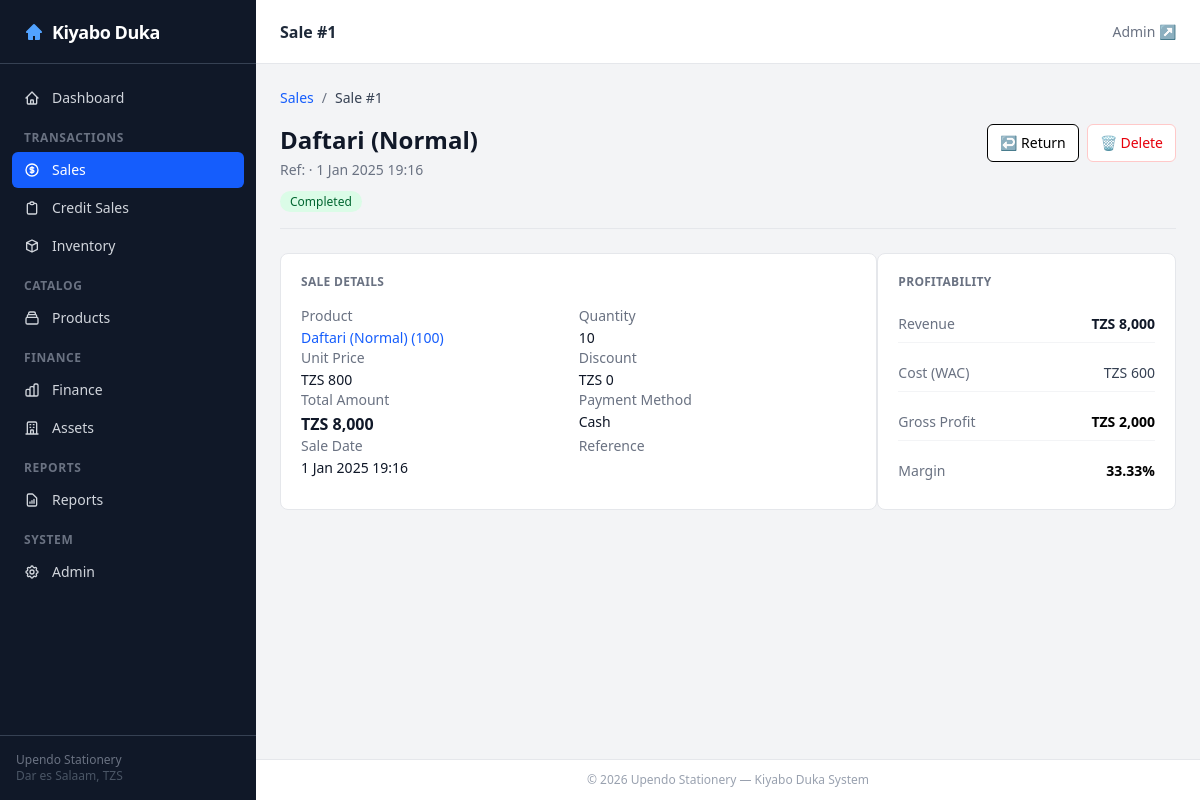
Page /sales/sale/1/ on the committed database.
### sales/models.py (models this page shows, shortened)
class Sale(TimestampedModel, ActionMixin):
    product_spec = models.ForeignKey(ProductSpec, on_delete=models.PROTECT, related_name='sales')
    quantity = models.PositiveIntegerField(default=1)
    unit_price = models.DecimalField(max_digits=15, decimal_places=2)
    discount = models.DecimalField(max_digits=15, decimal_places=2, default=0)
    sale_date = models.DateTimeField(default=timezone.now)
    payment_method = models.ForeignKey(PaymentMethod, on_delete=models.PROTECT, null=True, blank=True)
    notes = models.TextField(blank=True)
    reference_number = models.CharField(max_length=50, blank=True, db_index=True)
    class Meta:
        ordering = ['-sale_date']
    @property
    def amount(self):
        return (self.quantity * self.unit_price) - self.discount
    def get_delete_url(self):
        from django.urls import reverse
        return reverse('sales:sale_delete', kwargs={'pk': self.pk})
    def get_return_url(self):
        from django.urls import reverse
        return reverse('sales:sale_return', kwargs={'pk': self.pk})
    def can_return(self):
        returned_qty = sum(r.quantity for r in self.returns.all())
        return self.quantity > returned_qty
    def get_remaining_quantity(self):
        returned_qty = sum(r.quantity for r in self.returns.all())
        return max(0, self.quantity - returned_qty)
    def can_edit(self, user=None) -> bool:
        from django.utils import timezone
        now = timezone.now()
        return (now.date() == self.sale_date.date())
    def can_delete(self, user=None) -> bool:
        return not self.returns.exists()
    def get_status_badge(self) -> dict:
        if self.get_remaining_quantity() < self.quantity:
            return {'label': 'Partially Returned', 'color': 'bg-yellow-100 text-yellow-800'}
        elif not self.can_return():
            return {'label': 'Fully Returned', 'color': 'bg-gray-100 text-gray-800'}
        else:
            return {'label': 'Completed', 'color': 'bg-green-100 text-green-800'}
    def get_profit_amount(self) -> Decimal:
        return self.amount - (self.quantity * self.product_spec.cached_wac)
    def get_profit_margin_percent(self) -> float:
        cost = self.quantity * self.product_spec.cached_wac
        if cost > 0:
            profit = self.amount - cost
            return round((profit / cost) * 100, 2)
        return 0.0

### catalog/models.py (models this page shows, shortened)
class ProductSpec(TimestampedModel, ActionMixin):
    product = models.ForeignKey(Product, on_delete=models.PROTECT, related_name='specs')
    spec_value = models.ForeignKey(SpecValue, on_delete=models.PROTECT, related_name='product_specs')
    default_cost_price = models.DecimalField(max_digits=15, decimal_places=2, null=True, blank=True)
    default_selling_price = models.DecimalField(max_digits=15, decimal_places=2, null=True, blank=True)
    reorder_level = models.PositiveIntegerField(default=5)
    current_stock = models.IntegerField(default=0)
    cached_wac = models.DecimalField(max_digits=15, decimal_places=2, default=0,
                                     verbose_name='Cached Weighted Avg Cost')
    cached_stock_value = models.DecimalField(max_digits=15, decimal_places=2, default=0,
                                             verbose_name='Cached Stock Value (TZS)')
    budget_monthly_sales_qty = models.PositiveIntegerField(default=0)
    class Meta:
        unique_together = [['product', 'spec_value']]
        ordering = ['product__name', 'spec_value__value']
    def get_absolute_url(self):
        from django.urls import reverse
        return reverse('catalog:product_detail', kwargs={'pk': self.pk})

class Product(TimestampedModel):
    name = models.CharField(max_length=255)
    product_type = models.ForeignKey(ProductType, on_delete=models.PROTECT, related_name='products')
    brand = models.ForeignKey(Brand, on_delete=models.SET_NULL, null=True, blank=True, related_name='products')
    unit = models.ForeignKey(Unit, on_delete=models.SET_NULL, null=True, blank=True, related_name='products')
    image_path = models.CharField(max_length=255, blank=True)
    class Meta:
        unique_together = [['name', 'product_type', 'brand']]
        ordering = ['name']

class SpecValue(TimestampedModel):
    spec = models.ForeignKey(Spec, on_delete=models.PROTECT, related_name='values')
    value = models.CharField(max_length=255)
    class Meta:
        unique_together = [['spec', 'value']]
        ordering = ['spec__name', 'value']

### finance/models.py (models this page shows, shortened)
class PaymentMethod(TimestampedModel):
    name = models.CharField(max_length=255, unique=True)
    class Meta:
        ordering = ['name']
    def __str__(self):
        return self.name

### sales/views.py (the view)
# urls.py: path('sale/<int:pk>/', views.SaleDetailView.as_view(), name='sale_detail'),
class SaleDetailView(DetailView):
    model = Sale
    template_name = 'sales/sale_detail.html'
    context_object_name = 'sale'
    def get_queryset(self):
        return Sale.objects.select_related(
            'product_spec__product', 'product_spec__spec_value',
            'product_spec__product__brand', 'payment_method'
        )
    def get_context_data(self, **kwargs):
        context = super().get_context_data(**kwargs)
        sale = self.object
        context['returns'] = sale.returns.order_by('-sale_date')
        context['profit'] = sale.get_profit_amount()
        context['profit_margin'] = sale.get_profit_margin_percent()
        context['remaining_qty'] = sale.get_remaining_quantity()
        return context

### dashboard/templatetags/fmt.py (called while the page is built)
@register.filter
def tzs(value, decimals=0):
    try:
        v = Decimal(str(value))
    except (InvalidOperation, TypeError):
        return '—'
    decimals = int(decimals)
    formatted = f'{v:,.{decimals}f}'
    return f'TZS {formatted}'

### templates/sales/sale_detail.html (shortened to what this page needs)
{% extends 'base.html' %}
{% load fmt humanize %}
{% block page_title %}<h1 class="text-base font-semibold text-gray-800">Sale #{{ sale.pk }}</h1>{% endblock %}
{% block content %}
<nav class="flex items-center gap-2 text-sm text-gray-500 mb-4">
    <a href="{% url 'sales:sale_list' %}" class="text-blue-600 hover:text-blue-700">Sales</a>
    <span>/</span>
    <span class="text-gray-700">Sale #{{ sale.pk }}</span>
</nav>
<div class="flex items-start justify-between mb-6 pb-4 border-b border-gray-200">
    <div>
        <h1 class="text-2xl font-bold text-gray-900">{{ sale.product_spec.product.name }}</h1>
        <p class="text-sm text-gray-500 mt-1">Ref: {{ sale.reference_number }} &middot; {{ sale.sale_date|date:"j M Y H:i" }}</p>
        <div class="mt-2">
            <span class="inline-block {{ sale.get_status_badge.color }} px-2.5 py-0.5 rounded-full text-xs font-medium">{{ sale.get_status_badge.label }}</span>
        </div>
    </div>
    <div class="flex gap-2">
        {% if sale.can_return %}
        <button hx-get="{{ sale.get_return_url }}" hx-target="#return-panel" hx-swap="innerHTML"
                class="inline-flex items-center px-3 py-2 border border-orange-300 text-sm font-medium rounded-md text-orange-700 bg-white hover:bg-orange-50">↩ Return</button>
        {% endif %}
        {% if sale.can_delete %}
        <a href="{{ sale.get_delete_url }}" onclick="return confirm('Delete this sale?')"
           class="inline-flex items-center px-3 py-2 border border-red-200 text-sm font-medium rounded-md text-red-600 bg-white hover:bg-red-50">🗑 Delete</a>
        {% endif %}
    </div>
</div>
<div class="grid grid-cols-1 lg:grid-cols-3 gap-6 mb-6">
    <div class="lg:col-span-2 bg-white rounded-lg border border-gray-200 p-5">
        <h2 class="text-xs font-semibold text-gray-500 uppercase tracking-wide mb-4">Sale Details</h2>
        <dl class="grid grid-cols-2 gap-x-6 gap-y-3 text-sm">
            <div><dt class="text-gray-500">Product</dt><dd class="font-medium text-gray-900 mt-0.5"><a href="{{ sale.product_spec.get_absolute_url }}" class="text-blue-600 hover:underline">{{ sale.product_spec.product.name }}{% if sale.product_spec.spec_value %} ({{ sale.product_spec.spec_value.value }}){% endif %}</a></dd></div>
            <div><dt class="text-gray-500">Quantity</dt><dd class="font-medium text-gray-900 mt-0.5">{{ sale.quantity }}</dd></div>
            <div><dt class="text-gray-500">Unit Price</dt><dd class="font-medium text-gray-900 mt-0.5">{{ sale.unit_price|tzs }}</dd></div>
            <div><dt class="text-gray-500">Discount</dt><dd class="font-medium text-gray-900 mt-0.5">{{ sale.discount|tzs }}</dd></div>
            <div><dt class="text-gray-500">Total Amount</dt><dd class="font-semibold text-gray-900 mt-0.5 text-base">{{ sale.amount|tzs }}</dd></div>
            <div><dt class="text-gray-500">Payment Method</dt><dd class="font-medium text-gray-900 mt-0.5">{{ sale.payment_method|default:"—" }}</dd></div>
            <div><dt class="text-gray-500">Sale Date</dt><dd class="font-medium text-gray-900 mt-0.5">{{ sale.sale_date|date:"j M Y H:i" }}</dd></div>
            <div><dt class="text-gray-500">Reference</dt><dd class="font-medium text-gray-900 mt-0.5 font-mono text-xs">{{ sale.reference_number }}</dd></div>
        </dl>
    </div>
    <div class="bg-white rounded-lg border border-gray-200 p-5">
        <h2 class="text-xs font-semibold text-gray-500 uppercase tracking-wide mb-4">Profitability</h2>
        <div class="space-y-3 text-sm">
            <div class="flex justify-between py-2 border-b border-gray-100">
                <span class="text-gray-500">Revenue</span>
                <span class="font-semibold text-gray-900">{{ sale.amount|tzs }}</span>
            </div>
            <div class="flex justify-between py-2 border-b border-gray-100">
                <span class="text-gray-500">Cost (WAC)</span>
                <span class="text-gray-700">{{ sale.product_spec.cached_wac|tzs }}</span>
            </div>
            <div class="flex justify-between py-2 border-b border-gray-100">
                <span class="text-gray-500">Gross Profit</span>
                <span class="font-semibold {% if profit >= 0 %}text-emerald-600{% else %}text-red-600{% endif %}">{{ profit|tzs }}</span>
            </div>
            <div class="flex justify-between py-2">
                <span class="text-gray-500">Margin</span>
                <span class="font-semibold {% if profit_margin >= 0 %}text-emerald-600{% else %}text-red-600{% endif %}">{{ profit_margin }}%</span>
            </div>
        </div>
    </div>
</div>
{% endblock %}

### rows in the picture
Sale: pk "1", product_spec.product.name "Daftari (Normal)", sale_date "1 Jan 2025 19:16", get_status_badge.label "Completed", product_spec.spec_value.value "100", quantity "10", unit_price|tzs "TZS 800", discount|tzs "TZS 0", amount|tzs "TZS 8,000", payment_method "Cash", product_spec.cached_wac|tzs "TZS 600"

### other values in the picture
{{ profit|tzs }} "TZS 2,000"
{{ profit_margin }} "33.33"
